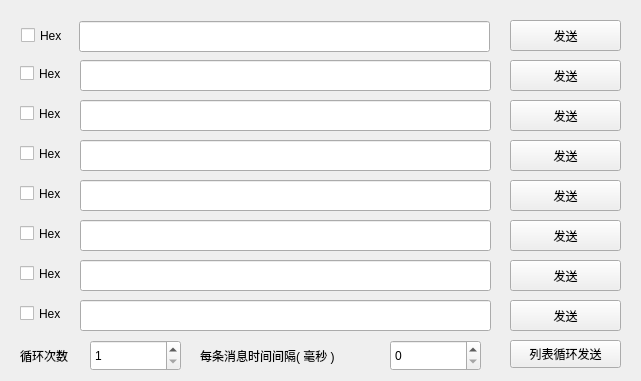
<?xml version="1.0" encoding="UTF-8"?>
<ui version="4.0">
 <class>MultiUartSend</class>
 <widget class="QWidget" name="MultiUartSend">
  <property name="geometry">
   <rect>
    <x>0</x>
    <y>0</y>
    <width>641</width>
    <height>381</height>
   </rect>
  </property>
  <property name="windowTitle">
   <string>Form</string>
  </property>
  <widget class="QLineEdit" name="multiText_1">
   <property name="geometry">
    <rect>
     <x>79</x>
     <y>21</y>
     <width>411</width>
     <height>31</height>
    </rect>
   </property>
  </widget>
  <widget class="QLineEdit" name="multiText_2">
   <property name="geometry">
    <rect>
     <x>80</x>
     <y>60</y>
     <width>411</width>
     <height>31</height>
    </rect>
   </property>
  </widget>
  <widget class="QLineEdit" name="multiText_3">
   <property name="geometry">
    <rect>
     <x>80</x>
     <y>100</y>
     <width>411</width>
     <height>31</height>
    </rect>
   </property>
  </widget>
  <widget class="QLineEdit" name="multiText_4">
   <property name="geometry">
    <rect>
     <x>80</x>
     <y>140</y>
     <width>411</width>
     <height>31</height>
    </rect>
   </property>
  </widget>
  <widget class="QLineEdit" name="multiText_5">
   <property name="geometry">
    <rect>
     <x>80</x>
     <y>180</y>
     <width>411</width>
     <height>31</height>
    </rect>
   </property>
  </widget>
  <widget class="QLineEdit" name="multiText_6">
   <property name="geometry">
    <rect>
     <x>80</x>
     <y>220</y>
     <width>411</width>
     <height>31</height>
    </rect>
   </property>
  </widget>
  <widget class="QLineEdit" name="multiText_7">
   <property name="geometry">
    <rect>
     <x>80</x>
     <y>260</y>
     <width>411</width>
     <height>31</height>
    </rect>
   </property>
  </widget>
  <widget class="QLineEdit" name="multiText_8">
   <property name="geometry">
    <rect>
     <x>80</x>
     <y>300</y>
     <width>411</width>
     <height>31</height>
    </rect>
   </property>
  </widget>
  <widget class="QCheckBox" name="multiHexBtn_1">
   <property name="geometry">
    <rect>
     <x>21</x>
     <y>20</y>
     <width>51</width>
     <height>31</height>
    </rect>
   </property>
   <property name="text">
    <string>Hex</string>
   </property>
  </widget>
  <widget class="QCheckBox" name="multiHexBtn_2">
   <property name="geometry">
    <rect>
     <x>20</x>
     <y>58</y>
     <width>51</width>
     <height>31</height>
    </rect>
   </property>
   <property name="text">
    <string>Hex</string>
   </property>
  </widget>
  <widget class="QCheckBox" name="multiHexBtn_3">
   <property name="geometry">
    <rect>
     <x>20</x>
     <y>98</y>
     <width>51</width>
     <height>31</height>
    </rect>
   </property>
   <property name="text">
    <string>Hex</string>
   </property>
  </widget>
  <widget class="QCheckBox" name="multiHexBtn_4">
   <property name="geometry">
    <rect>
     <x>20</x>
     <y>138</y>
     <width>51</width>
     <height>31</height>
    </rect>
   </property>
   <property name="text">
    <string>Hex</string>
   </property>
  </widget>
  <widget class="QCheckBox" name="multiHexBtn_5">
   <property name="geometry">
    <rect>
     <x>20</x>
     <y>178</y>
     <width>51</width>
     <height>31</height>
    </rect>
   </property>
   <property name="text">
    <string>Hex</string>
   </property>
  </widget>
  <widget class="QCheckBox" name="multiHexBtn_6">
   <property name="geometry">
    <rect>
     <x>20</x>
     <y>218</y>
     <width>51</width>
     <height>31</height>
    </rect>
   </property>
   <property name="text">
    <string>Hex</string>
   </property>
  </widget>
  <widget class="QCheckBox" name="multiHexBtn_7">
   <property name="geometry">
    <rect>
     <x>20</x>
     <y>258</y>
     <width>51</width>
     <height>31</height>
    </rect>
   </property>
   <property name="text">
    <string>Hex</string>
   </property>
  </widget>
  <widget class="QCheckBox" name="multiHexBtn_8">
   <property name="geometry">
    <rect>
     <x>20</x>
     <y>298</y>
     <width>51</width>
     <height>31</height>
    </rect>
   </property>
   <property name="text">
    <string>Hex</string>
   </property>
  </widget>
  <widget class="QPushButton" name="multiSendBtn_1">
   <property name="geometry">
    <rect>
     <x>510</x>
     <y>20</y>
     <width>111</width>
     <height>31</height>
    </rect>
   </property>
   <property name="text">
    <string>发送</string>
   </property>
  </widget>
  <widget class="QPushButton" name="multiSendBtn_2">
   <property name="geometry">
    <rect>
     <x>510</x>
     <y>60</y>
     <width>111</width>
     <height>31</height>
    </rect>
   </property>
   <property name="text">
    <string>发送</string>
   </property>
  </widget>
  <widget class="QPushButton" name="multiSendBtn_3">
   <property name="geometry">
    <rect>
     <x>510</x>
     <y>100</y>
     <width>111</width>
     <height>31</height>
    </rect>
   </property>
   <property name="text">
    <string>发送</string>
   </property>
  </widget>
  <widget class="QPushButton" name="multiSendBtn_4">
   <property name="geometry">
    <rect>
     <x>510</x>
     <y>140</y>
     <width>111</width>
     <height>31</height>
    </rect>
   </property>
   <property name="text">
    <string>发送</string>
   </property>
  </widget>
  <widget class="QPushButton" name="multiSendBtn_5">
   <property name="geometry">
    <rect>
     <x>510</x>
     <y>180</y>
     <width>111</width>
     <height>31</height>
    </rect>
   </property>
   <property name="text">
    <string>发送</string>
   </property>
  </widget>
  <widget class="QPushButton" name="multiSendBtn_6">
   <property name="geometry">
    <rect>
     <x>510</x>
     <y>220</y>
     <width>111</width>
     <height>31</height>
    </rect>
   </property>
   <property name="text">
    <string>发送</string>
   </property>
  </widget>
  <widget class="QPushButton" name="multiSendBtn_7">
   <property name="geometry">
    <rect>
     <x>510</x>
     <y>260</y>
     <width>111</width>
     <height>31</height>
    </rect>
   </property>
   <property name="text">
    <string>发送</string>
   </property>
  </widget>
  <widget class="QPushButton" name="multiSendBtn_8">
   <property name="geometry">
    <rect>
     <x>510</x>
     <y>300</y>
     <width>111</width>
     <height>31</height>
    </rect>
   </property>
   <property name="text">
    <string>发送</string>
   </property>
  </widget>
  <widget class="QSpinBox" name="listLoopTime">
   <property name="geometry">
    <rect>
     <x>390</x>
     <y>340</y>
     <width>91</width>
     <height>31</height>
    </rect>
   </property>
   <property name="maximum">
    <number>99999</number>
   </property>
  </widget>
  <widget class="QPushButton" name="listLoopSendBtn">
   <property name="geometry">
    <rect>
     <x>510</x>
     <y>340</y>
     <width>111</width>
     <height>28</height>
    </rect>
   </property>
   <property name="text">
    <string>列表循环发送</string>
   </property>
  </widget>
  <widget class="QLabel" name="listLoopCountsText">
   <property name="geometry">
    <rect>
     <x>20</x>
     <y>340</y>
     <width>72</width>
     <height>31</height>
    </rect>
   </property>
   <property name="text">
    <string>循环次数</string>
   </property>
  </widget>
  <widget class="QSpinBox" name="listLoopCounts">
   <property name="geometry">
    <rect>
     <x>90</x>
     <y>340</y>
     <width>91</width>
     <height>31</height>
    </rect>
   </property>
   <property name="minimum">
    <number>1</number>
   </property>
   <property name="maximum">
    <number>99999</number>
   </property>
  </widget>
  <widget class="QLabel" name="listLoopTimeText">
   <property name="geometry">
    <rect>
     <x>200</x>
     <y>340</y>
     <width>191</width>
     <height>31</height>
    </rect>
   </property>
   <property name="text">
    <string>每条消息时间间隔( 毫秒 )</string>
   </property>
  </widget>
 </widget>
 <resources/>
 <connections/>
</ui>
